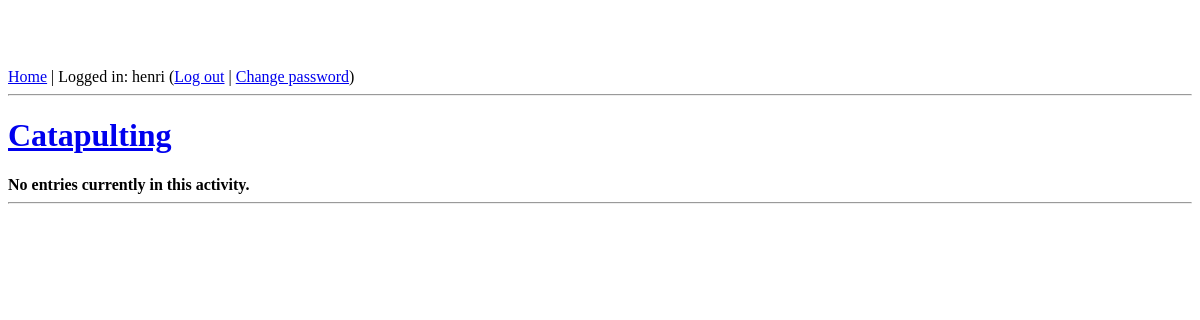
The page /activities/Catapulting/entries/ (signed in) on the database as committed earlier.
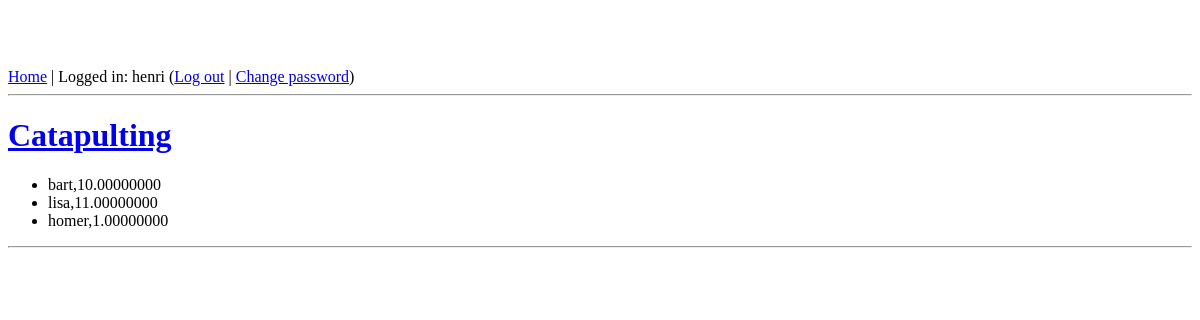
The same page on the database as committed later.
### core/models.py (models this page shows, shortened)
class Activity( models.Model ):
    name = models.CharField(max_length = 255, unique = True )
    creation_date = models.DateTimeField('date created')
    user_owner = models.ForeignKey(User)
    class Meta:
        verbose_name_plural = "Activities"

class ActivityEntry( models.Model ):
    activity = models.ForeignKey( Activity )
    user = models.ForeignKey( User )
    entry_date = models.DateTimeField('entry date' )
    score = models.DecimalField( name = 'score', max_digits = 15, decimal_places = 8, default = 0 )

### core/views.py (the view)
# urls.py: url(r'(?P<activity_url_name>\w+)/entries/$',views.ActivityEntriesView.as_view(), name='activity_entries'),
class ActivityEntriesView( generic.ListView ):
    template_name = 'core/activity_entries.html'
    model = ActivityEntry
    def get_context_data(self, **kwargs):
        context = super(ActivityEntriesView, self).get_context_data(**kwargs)
        activity_url_name = self.kwargs['activity_url_name']
        activity_name = decode_url( activity_url_name )
        context['activity_name'] = activity_name
        activity = get_object_or_404( Activity, name = activity_name )
        entries = ActivityEntry.objects.filter( activity = activity )
        context['entries'] = entries
        context['activity_url_name'] = activity_url_name
        return context

### core/views.py (called while the page is built)
def decode_url(category_name_url):
    return category_name_url.replace('_', ' ')

### core/templates/core/activity_entries.html (shortened to what this page needs)
{% extends 'highlander/base.html' %}
{% block content %}
<h1><a href="{% url 'core:activity' activity_url_name %}">{{ activity_name }}</a></h1>
     {% if entries %}
            <ul>
             {% for entry in entries %}
                <li>{{entry.user}},{{entry.score}}</li>
             {% endfor %}
            </ul>
     {% else %}
            <strong>No entries currently in this activity.</strong>
     {% endif %}
{% endblock %}}

### templates/highlander/base.html (shortened to what this page needs)
{% load i18n %}
<!DOCTYPE html>
<html lang="en">
<head>
    <link rel="stylesheet" href="{{ STATIC_URL }}css/style.css" />
</head>
<body>
    <div id="header">
        {% block header %}
        <a href="{% url 'core:index' %}">{% trans "Home" %}</a> |
        {% if user.is_authenticated %}
        {% trans "Logged in" %}: {{ user.username }}
        (<a href="{% url 'auth_logout' %}">{% trans "Log out" %}</a> |
        <a href="{% url 'auth_password_change' %}">{% trans "Change password" %}</a>)
        {% else %}
        <a href="{% url 'auth_login' %}">{% trans "Log in" %}</a>
        {% endif %}
        <hr />
        {% endblock %}
    </div>
    <div id="content">
        {% block content %}{% endblock %}
    </div>
    <div id="footer">
        {% block footer %}
        <hr />
        {% endblock %}
    </div>
</body>
</html>

### static/css/style.css (style rules this page uses)
body { padding-top: 60px; padding-bottom: 40px; }

Rows that differ between the two databases and show on the page:
added ActivityEntry: user "bart", score "10.00000000"
added ActivityEntry: user "lisa", score "11.00000000"
added ActivityEntry: user "homer", score "1.00000000"
Other text that changed with them:
text no longer shown: "No entries currently in this activity."
